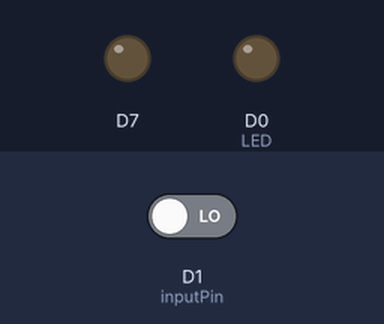
Bench run of a sketch on a simulated ESP8266 (NodeMCU). Shown: output pins drawn as LEDs (lit = HIGH). The test bench sets the inputs (shaded band); at power-on: D1 (inputPin) LOW. WiFi joins after 1.5 s; servers stay silent unless stated; uploads are accepted with an empty reply; random numbers use the default seed unless the sketch sets one; what the sketch prints to the serial monitor is not drawn.

Above: at 4.7 s.
4.8 s: D1 (inputPin) driven HIGH
At 6.7 s:
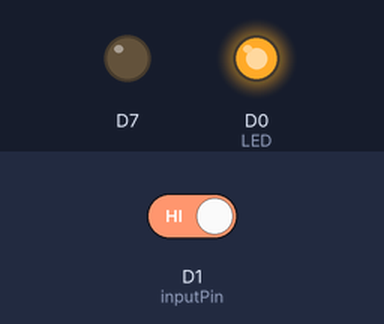
14.4 s: D1 (inputPin) driven LOW
At 21.8 s:
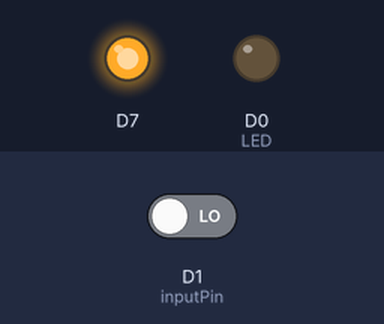
Timing chart, 0 to 30.4 s (numbered marks = the images above; inputs shaded):
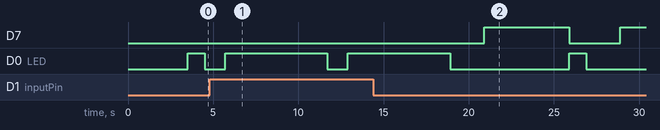

The sketch:

datatowebserverFromMCU.ino
```cpp
//PagerDuty Hackathon 2020

int inputPin = 5; // Input pin which will be used for Industrial parameter recording sensors(for Infrared sensor)
int val = 0; // variable for reading the pin status
//libraries
#include <ESP8266WiFi.h>
#include <WiFiClient.h>
#include <ESP8266WebServer.h>
#include <ESP8266HTTPClient.h>

const char *ssid = "Workstation";  //personal note to self - never use " or ' in ssid
const char *password = "*****"; //

//Web/Server address to read/write from
const char *host = "https://pagerduty.com";
#define LED D0

//=======================================================================
//                    Power on setup
//=======================================================================

void setup() {
  pinMode(LED, OUTPUT);
 pinMode(inputPin, INPUT);
pinMode(13,OUTPUT);

  delay(1000);
  Serial.begin(115200);
  WiFi.mode(WIFI_OFF);
  delay(1000);
  WiFi.mode(WIFI_STA);

  WiFi.begin(ssid, password);
  Serial.println("");

  Serial.print("Connecting");
  // Wait for connection
  while (WiFi.status() != WL_CONNECTED) {
    delay(500);
    Serial.print(".");
  }

   Serial.println("");
  Serial.print("Connected to ");
  Serial.println(ssid);
  Serial.print("IP address: ");
  Serial.println(WiFi.localIP());
pinMode(D0, OUTPUT);
}

//=======================================================================
//                    Main Program Loop
//=======================================================================
void loop() {
  digitalWrite(LED, HIGH);// turn the LED off.(Note that LOW is the voltage level but actually
                        //the LED is on; this is because it is acive low on the ESP8266.
delay(1000);            // wait for 1 second.
digitalWrite(LED, LOW); // turn the LED on.
delay(1000); // wait for 1 second.
  val = digitalRead(inputPin);
   if (val == HIGH) {

  Serial.print("DETECTED");
  HTTPClient http;

  String ADCData, station, postData;
  int adcvalue=random(1,50);
  ADCData = String(adcvalue);
  station =random(1,10); //value to be sent
  int pks = random(1,10); // status of the string
  //Post Data post data
  postData = "entering=" + ADCData + "$leaving=" + station + "&occupancy=" + pks  ;

  http.begin("http://www.airdusk.com/postdemo.php");     //website URL         //Specify request destination
  http.addHeader("Content-Type", "application/x-www-form-urlencoded");

  int httpCode = http.POST(postData);   //Send the request
  String payload = http.getString();    //Get the response payloaddd
  digitalWrite(D0, HIGH);

  Serial.println(httpCode);   //Print HTTP return code
  Serial.println(payload);    //Print request response payload

  http.end();  //Close connection


  delay(5000);  //Post Data at every 5 second

  }

  else {
    Serial.print("NOT DETECTED");
    delay(1000);
    digitalWrite(13,HIGH);
    delay(1000);
    digitalWrite(13,LOW);
    digitalWrite(13,HIGH);
    delay(1000);
    digitalWrite(13,LOW);
    digitalWrite(13,HIGH);
    delay(1000);
    digitalWrite(13,LOW);
    digitalWrite(13,HIGH);
    delay(1000);
    digitalWrite(13,LOW);
    digitalWrite(13,HIGH);
    delay(1000);
    digitalWrite(13,LOW);


    }

}
//=======================================================================
```

Measured:
- after the input at 14.4 s, D7: LOW → HIGH after 6.5 s, → LOW 5.0 s later, → HIGH 3.0 s later
